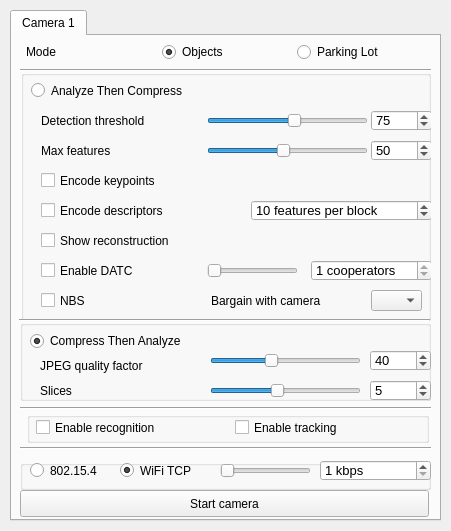
<?xml version="1.0" encoding="UTF-8"?>
<ui version="4.0">
 <class>CameraSettings</class>
 <widget class="QWidget" name="CameraSettings">
  <property name="windowModality">
   <enum>Qt::NonModal</enum>
  </property>
  <property name="geometry">
   <rect>
    <x>0</x>
    <y>0</y>
    <width>451</width>
    <height>531</height>
   </rect>
  </property>
  <property name="sizePolicy">
   <sizepolicy hsizetype="Fixed" vsizetype="Fixed">
    <horstretch>0</horstretch>
    <verstretch>0</verstretch>
   </sizepolicy>
  </property>
  <property name="windowTitle">
   <string>Camera settings</string>
  </property>
  <widget class="QTabWidget" name="tabWidget">
   <property name="geometry">
    <rect>
     <x>10</x>
     <y>10</y>
     <width>431</width>
     <height>511</height>
    </rect>
   </property>
   <property name="focusPolicy">
    <enum>Qt::NoFocus</enum>
   </property>
   <property name="currentIndex">
    <number>0</number>
   </property>
   <widget class="QWidget" name="tab_camera_1">
    <attribute name="title">
     <string>Camera 1</string>
    </attribute>
   </widget>
  </widget>
  <widget class="Line" name="line_7">
   <property name="geometry">
    <rect>
     <x>20</x>
     <y>60</y>
     <width>411</width>
     <height>20</height>
    </rect>
   </property>
   <property name="sizePolicy">
    <sizepolicy hsizetype="Fixed" vsizetype="Fixed">
     <horstretch>0</horstretch>
     <verstretch>0</verstretch>
    </sizepolicy>
   </property>
   <property name="minimumSize">
    <size>
     <width>410</width>
     <height>0</height>
    </size>
   </property>
   <property name="orientation">
    <enum>Qt::Horizontal</enum>
   </property>
  </widget>
  <widget class="Line" name="line_6">
   <property name="geometry">
    <rect>
     <x>20</x>
     <y>440</y>
     <width>411</width>
     <height>16</height>
    </rect>
   </property>
   <property name="sizePolicy">
    <sizepolicy hsizetype="Fixed" vsizetype="Fixed">
     <horstretch>0</horstretch>
     <verstretch>0</verstretch>
    </sizepolicy>
   </property>
   <property name="minimumSize">
    <size>
     <width>410</width>
     <height>0</height>
    </size>
   </property>
   <property name="orientation">
    <enum>Qt::Horizontal</enum>
   </property>
  </widget>
  <widget class="QGroupBox" name="gridGroupBox_4">
   <property name="geometry">
    <rect>
     <x>20</x>
     <y>320</y>
     <width>411</width>
     <height>81</height>
    </rect>
   </property>
   <property name="minimumSize">
    <size>
     <width>0</width>
     <height>0</height>
    </size>
   </property>
   <property name="maximumSize">
    <size>
     <width>16777215</width>
     <height>120</height>
    </size>
   </property>
   <widget class="QLabel" name="label_CTAslices">
    <property name="enabled">
     <bool>true</bool>
    </property>
    <property name="geometry">
     <rect>
      <x>20</x>
      <y>60</y>
      <width>38</width>
      <height>21</height>
     </rect>
    </property>
    <property name="text">
     <string>Slices</string>
    </property>
   </widget>
   <widget class="QSlider" name="horizontalSlider_CTAjpegQf">
    <property name="geometry">
     <rect>
      <x>190</x>
      <y>30</y>
      <width>151</width>
      <height>21</height>
     </rect>
    </property>
    <property name="minimum">
     <number>1</number>
    </property>
    <property name="maximum">
     <number>100</number>
    </property>
    <property name="singleStep">
     <number>5</number>
    </property>
    <property name="pageStep">
     <number>10</number>
    </property>
    <property name="value">
     <number>40</number>
    </property>
    <property name="orientation">
     <enum>Qt::Horizontal</enum>
    </property>
   </widget>
   <widget class="QSpinBox" name="spinBox_CTAslices">
    <property name="geometry">
     <rect>
      <x>350</x>
      <y>60</y>
      <width>61</width>
      <height>21</height>
     </rect>
    </property>
    <property name="font">
     <font>
      <pointsize>10</pointsize>
     </font>
    </property>
    <property name="minimum">
     <number>1</number>
    </property>
    <property name="maximum">
     <number>10</number>
    </property>
    <property name="value">
     <number>5</number>
    </property>
   </widget>
   <widget class="QSpinBox" name="spinBox_CTAjpegQf">
    <property name="geometry">
     <rect>
      <x>350</x>
      <y>30</y>
      <width>61</width>
      <height>21</height>
     </rect>
    </property>
    <property name="font">
     <font>
      <pointsize>10</pointsize>
     </font>
    </property>
    <property name="minimum">
     <number>1</number>
    </property>
    <property name="maximum">
     <number>100</number>
    </property>
    <property name="singleStep">
     <number>10</number>
    </property>
    <property name="value">
     <number>40</number>
    </property>
   </widget>
   <widget class="QLabel" name="label_CTAjpegQf">
    <property name="geometry">
     <rect>
      <x>20</x>
      <y>30</y>
      <width>130</width>
      <height>31</height>
     </rect>
    </property>
    <property name="text">
     <string>JPEG quality factor</string>
    </property>
   </widget>
   <widget class="QRadioButton" name="radioButton_CTA">
    <property name="enabled">
     <bool>true</bool>
    </property>
    <property name="geometry">
     <rect>
      <x>10</x>
      <y>10</y>
      <width>191</width>
      <height>22</height>
     </rect>
    </property>
    <property name="text">
     <string>Compress Then Analyze</string>
    </property>
    <property name="checkable">
     <bool>true</bool>
    </property>
    <property name="checked">
     <bool>true</bool>
    </property>
    <property name="autoRepeat">
     <bool>false</bool>
    </property>
    <property name="autoExclusive">
     <bool>false</bool>
    </property>
    <attribute name="buttonGroup">
     <string notr="true">buttonGroup_ATC_CTA</string>
    </attribute>
   </widget>
   <widget class="QSlider" name="horizontalSlider_CTAslices">
    <property name="geometry">
     <rect>
      <x>190</x>
      <y>60</y>
      <width>151</width>
      <height>21</height>
     </rect>
    </property>
    <property name="minimum">
     <number>1</number>
    </property>
    <property name="maximum">
     <number>10</number>
    </property>
    <property name="singleStep">
     <number>1</number>
    </property>
    <property name="pageStep">
     <number>1</number>
    </property>
    <property name="value">
     <number>5</number>
    </property>
    <property name="orientation">
     <enum>Qt::Horizontal</enum>
    </property>
   </widget>
  </widget>
  <widget class="Line" name="line_5">
   <property name="geometry">
    <rect>
     <x>20</x>
     <y>400</y>
     <width>411</width>
     <height>16</height>
    </rect>
   </property>
   <property name="sizePolicy">
    <sizepolicy hsizetype="Fixed" vsizetype="Fixed">
     <horstretch>0</horstretch>
     <verstretch>0</verstretch>
    </sizepolicy>
   </property>
   <property name="minimumSize">
    <size>
     <width>410</width>
     <height>0</height>
    </size>
   </property>
   <property name="orientation">
    <enum>Qt::Horizontal</enum>
   </property>
  </widget>
  <widget class="Line" name="line_4">
   <property name="geometry">
    <rect>
     <x>19</x>
     <y>310</y>
     <width>411</width>
     <height>20</height>
    </rect>
   </property>
   <property name="sizePolicy">
    <sizepolicy hsizetype="Fixed" vsizetype="Fixed">
     <horstretch>0</horstretch>
     <verstretch>0</verstretch>
    </sizepolicy>
   </property>
   <property name="minimumSize">
    <size>
     <width>410</width>
     <height>0</height>
    </size>
   </property>
   <property name="orientation">
    <enum>Qt::Horizontal</enum>
   </property>
  </widget>
  <widget class="QGroupBox" name="horizontalGroupBox_sinkCameraLink">
   <property name="geometry">
    <rect>
     <x>20</x>
     <y>460</y>
     <width>411</width>
     <height>30</height>
    </rect>
   </property>
   <property name="minimumSize">
    <size>
     <width>0</width>
     <height>30</height>
    </size>
   </property>
   <property name="maximumSize">
    <size>
     <width>16777215</width>
     <height>40</height>
    </size>
   </property>
   <property name="alignment">
    <set>Qt::AlignCenter</set>
   </property>
   <widget class="QRadioButton" name="radioButton_sinkCameraTelos">
    <property name="geometry">
     <rect>
      <x>10</x>
      <y>0</y>
      <width>91</width>
      <height>21</height>
     </rect>
    </property>
    <property name="text">
     <string>802.15.4</string>
    </property>
    <property name="autoExclusive">
     <bool>false</bool>
    </property>
    <attribute name="buttonGroup">
     <string notr="true">buttonGroup_sinkCameraLink</string>
    </attribute>
   </widget>
   <widget class="QRadioButton" name="radioButton_sinkCameraTcp">
    <property name="geometry">
     <rect>
      <x>100</x>
      <y>0</y>
      <width>91</width>
      <height>21</height>
     </rect>
    </property>
    <property name="text">
     <string>WiFi TCP</string>
    </property>
    <property name="checked">
     <bool>true</bool>
    </property>
    <property name="autoExclusive">
     <bool>false</bool>
    </property>
    <attribute name="buttonGroup">
     <string notr="true">buttonGroup_sinkCameraLink</string>
    </attribute>
   </widget>
   <widget class="QSlider" name="horizontalSlider_wifiBw">
    <property name="geometry">
     <rect>
      <x>200</x>
      <y>0</y>
      <width>91</width>
      <height>21</height>
     </rect>
    </property>
    <property name="minimum">
     <number>20</number>
    </property>
    <property name="maximum">
     <number>8000</number>
    </property>
    <property name="singleStep">
     <number>30</number>
    </property>
    <property name="value">
     <number>23</number>
    </property>
    <property name="orientation">
     <enum>Qt::Horizontal</enum>
    </property>
   </widget>
   <widget class="QSpinBox" name="spinBox_wifiBw">
    <property name="geometry">
     <rect>
      <x>300</x>
      <y>0</y>
      <width>111</width>
      <height>21</height>
     </rect>
    </property>
    <property name="font">
     <font>
      <pointsize>10</pointsize>
     </font>
    </property>
    <property name="suffix">
     <string> kbps</string>
    </property>
    <property name="minimum">
     <number>1</number>
    </property>
    <property name="maximum">
     <number>8000</number>
    </property>
    <property name="singleStep">
     <number>50</number>
    </property>
    <property name="value">
     <number>1</number>
    </property>
   </widget>
  </widget>
  <widget class="QGroupBox" name="gridGroupBox_2">
   <property name="geometry">
    <rect>
     <x>21</x>
     <y>70</y>
     <width>410</width>
     <height>251</height>
    </rect>
   </property>
   <property name="minimumSize">
    <size>
     <width>0</width>
     <height>0</height>
    </size>
   </property>
   <property name="flat">
    <bool>false</bool>
   </property>
   <widget class="QCheckBox" name="checkBox_ATCencodeKeypoints">
    <property name="enabled">
     <bool>true</bool>
    </property>
    <property name="geometry">
     <rect>
      <x>20</x>
      <y>100</y>
      <width>161</width>
      <height>21</height>
     </rect>
    </property>
    <property name="text">
     <string>Encode keypoints</string>
    </property>
    <property name="checked">
     <bool>false</bool>
    </property>
   </widget>
   <widget class="QLabel" name="label_ATCmaxFeatQuantStep">
    <property name="enabled">
     <bool>true</bool>
    </property>
    <property name="geometry">
     <rect>
      <x>20</x>
      <y>70</y>
      <width>141</width>
      <height>21</height>
     </rect>
    </property>
    <property name="text">
     <string>Max features</string>
    </property>
   </widget>
   <widget class="QRadioButton" name="radioButton_ATC">
    <property name="enabled">
     <bool>true</bool>
    </property>
    <property name="geometry">
     <rect>
      <x>10</x>
      <y>10</y>
      <width>221</width>
      <height>21</height>
     </rect>
    </property>
    <property name="text">
     <string>Analyze Then Compress</string>
    </property>
    <property name="autoExclusive">
     <bool>false</bool>
    </property>
    <attribute name="buttonGroup">
     <string notr="true">buttonGroup_ATC_CTA</string>
    </attribute>
   </widget>
   <widget class="QCheckBox" name="checkBox_ATCenableDatc">
    <property name="enabled">
     <bool>true</bool>
    </property>
    <property name="geometry">
     <rect>
      <x>20</x>
      <y>190</y>
      <width>141</width>
      <height>21</height>
     </rect>
    </property>
    <property name="text">
     <string>Enable DATC</string>
    </property>
   </widget>
   <widget class="QSpinBox" name="spinBox_ATCdetThNumBin">
    <property name="enabled">
     <bool>true</bool>
    </property>
    <property name="geometry">
     <rect>
      <x>350</x>
      <y>40</y>
      <width>61</width>
      <height>21</height>
     </rect>
    </property>
    <property name="font">
     <font>
      <pointsize>10</pointsize>
     </font>
    </property>
    <property name="minimum">
     <number>20</number>
    </property>
    <property name="maximum">
     <number>120</number>
    </property>
    <property name="value">
     <number>75</number>
    </property>
   </widget>
   <widget class="QLabel" name="label_ATCdetThNumBin">
    <property name="enabled">
     <bool>true</bool>
    </property>
    <property name="geometry">
     <rect>
      <x>20</x>
      <y>40</y>
      <width>161</width>
      <height>21</height>
     </rect>
    </property>
    <property name="text">
     <string>Detection threshold</string>
    </property>
   </widget>
   <widget class="QSpinBox" name="spinBox_ATCmaxFeatQuantStep">
    <property name="enabled">
     <bool>true</bool>
    </property>
    <property name="geometry">
     <rect>
      <x>350</x>
      <y>70</y>
      <width>61</width>
      <height>21</height>
     </rect>
    </property>
    <property name="font">
     <font>
      <pointsize>10</pointsize>
     </font>
    </property>
    <property name="minimum">
     <number>10</number>
    </property>
    <property name="maximum">
     <number>300</number>
    </property>
    <property name="value">
     <number>50</number>
    </property>
   </widget>
   <widget class="QSlider" name="horizontalSlider_ATCmaxFeatQuantStep">
    <property name="enabled">
     <bool>true</bool>
    </property>
    <property name="geometry">
     <rect>
      <x>186</x>
      <y>70</y>
      <width>161</width>
      <height>21</height>
     </rect>
    </property>
    <property name="minimum">
     <number>10</number>
    </property>
    <property name="maximum">
     <number>200</number>
    </property>
    <property name="value">
     <number>100</number>
    </property>
    <property name="orientation">
     <enum>Qt::Horizontal</enum>
    </property>
   </widget>
   <widget class="QCheckBox" name="checkBox_ATCentropyCoding">
    <property name="enabled">
     <bool>true</bool>
    </property>
    <property name="geometry">
     <rect>
      <x>20</x>
      <y>130</y>
      <width>161</width>
      <height>21</height>
     </rect>
    </property>
    <property name="text">
     <string>Encode descriptors</string>
    </property>
   </widget>
   <widget class="QSpinBox" name="spinBox_ATCfeaturesPerBlock">
    <property name="enabled">
     <bool>true</bool>
    </property>
    <property name="geometry">
     <rect>
      <x>230</x>
      <y>130</y>
      <width>181</width>
      <height>21</height>
     </rect>
    </property>
    <property name="font">
     <font>
      <pointsize>10</pointsize>
     </font>
    </property>
    <property name="suffix">
     <string> features per block</string>
    </property>
    <property name="minimum">
     <number>1</number>
    </property>
    <property name="maximum">
     <number>50</number>
    </property>
    <property name="value">
     <number>10</number>
    </property>
   </widget>
   <widget class="QSlider" name="horizontalSlider_ATCdetThNumBin">
    <property name="enabled">
     <bool>true</bool>
    </property>
    <property name="geometry">
     <rect>
      <x>186</x>
      <y>40</y>
      <width>161</width>
      <height>21</height>
     </rect>
    </property>
    <property name="minimum">
     <number>20</number>
    </property>
    <property name="maximum">
     <number>120</number>
    </property>
    <property name="value">
     <number>75</number>
    </property>
    <property name="orientation">
     <enum>Qt::Horizontal</enum>
    </property>
   </widget>
   <widget class="QCheckBox" name="checkBox_ATCshowReconstruction">
    <property name="enabled">
     <bool>true</bool>
    </property>
    <property name="geometry">
     <rect>
      <x>20</x>
      <y>160</y>
      <width>171</width>
      <height>21</height>
     </rect>
    </property>
    <property name="text">
     <string>Show reconstruction</string>
    </property>
   </widget>
   <widget class="QSlider" name="horizontalSlider_ATCcooperators">
    <property name="enabled">
     <bool>true</bool>
    </property>
    <property name="geometry">
     <rect>
      <x>186</x>
      <y>190</y>
      <width>91</width>
      <height>21</height>
     </rect>
    </property>
    <property name="minimum">
     <number>1</number>
    </property>
    <property name="maximum">
     <number>1</number>
    </property>
    <property name="value">
     <number>1</number>
    </property>
    <property name="orientation">
     <enum>Qt::Horizontal</enum>
    </property>
   </widget>
   <widget class="QSpinBox" name="spinBox_ATCcooperators">
    <property name="enabled">
     <bool>true</bool>
    </property>
    <property name="geometry">
     <rect>
      <x>290</x>
      <y>190</y>
      <width>121</width>
      <height>21</height>
     </rect>
    </property>
    <property name="font">
     <font>
      <pointsize>10</pointsize>
     </font>
    </property>
    <property name="suffix">
     <string> cooperators</string>
    </property>
    <property name="minimum">
     <number>1</number>
    </property>
    <property name="maximum">
     <number>1</number>
    </property>
   </widget>
   <widget class="QCheckBox" name="checkBox_ATCenableNBS">
    <property name="geometry">
     <rect>
      <x>20</x>
      <y>220</y>
      <width>111</width>
      <height>21</height>
     </rect>
    </property>
    <property name="text">
     <string>NBS</string>
    </property>
   </widget>
   <widget class="QLabel" name="label_ATCbargainWithCamera">
    <property name="geometry">
     <rect>
      <x>190</x>
      <y>220</y>
      <width>141</width>
      <height>21</height>
     </rect>
    </property>
    <property name="text">
     <string>Bargain with camera</string>
    </property>
   </widget>
   <widget class="QComboBox" name="comboBox_ATCnbsSelectCamera">
    <property name="geometry">
     <rect>
      <x>350</x>
      <y>220</y>
      <width>51</width>
      <height>21</height>
     </rect>
    </property>
    <property name="font">
     <font>
      <pointsize>10</pointsize>
     </font>
    </property>
   </widget>
  </widget>
  <widget class="QPushButton" name="pushButton_startStop">
   <property name="geometry">
    <rect>
     <x>20</x>
     <y>490</y>
     <width>409</width>
     <height>27</height>
    </rect>
   </property>
   <property name="text">
    <string>Start camera</string>
   </property>
  </widget>
  <widget class="QWidget" name="layoutWidget">
   <property name="geometry">
    <rect>
     <x>26</x>
     <y>40</y>
     <width>401</width>
     <height>24</height>
    </rect>
   </property>
   <layout class="QHBoxLayout" name="modeLayout">
    <item>
     <widget class="QLabel" name="label_mode">
      <property name="text">
       <string>Mode</string>
      </property>
     </widget>
    </item>
    <item>
     <widget class="QRadioButton" name="radioButton_objects">
      <property name="text">
       <string>Objects</string>
      </property>
      <property name="checked">
       <bool>true</bool>
      </property>
      <attribute name="buttonGroup">
       <string notr="true">buttonGroup_operativeMode</string>
      </attribute>
     </widget>
    </item>
    <item>
     <widget class="QRadioButton" name="radioButton_parkingLot">
      <property name="text">
       <string>Parking Lot</string>
      </property>
      <attribute name="buttonGroup">
       <string notr="true">buttonGroup_operativeMode</string>
      </attribute>
     </widget>
    </item>
   </layout>
  </widget>
  <widget class="QGroupBox" name="localProcessing">
   <property name="geometry">
    <rect>
     <x>27</x>
     <y>412</y>
     <width>402</width>
     <height>31</height>
    </rect>
   </property>
   <widget class="QCheckBox" name="checkBox_enableRecognition">
    <property name="geometry">
     <rect>
      <x>9</x>
      <y>0</y>
      <width>197</width>
      <height>31</height>
     </rect>
    </property>
    <property name="minimumSize">
     <size>
      <width>197</width>
      <height>21</height>
     </size>
    </property>
    <property name="text">
     <string>Enable recognition</string>
    </property>
   </widget>
   <widget class="QCheckBox" name="checkBox_enableTracking">
    <property name="geometry">
     <rect>
      <x>208</x>
      <y>0</y>
      <width>197</width>
      <height>31</height>
     </rect>
    </property>
    <property name="minimumSize">
     <size>
      <width>197</width>
      <height>21</height>
     </size>
    </property>
    <property name="text">
     <string>Enable tracking</string>
    </property>
   </widget>
  </widget>
  <zorder>tabWidget</zorder>
  <zorder>localProcessing</zorder>
  <zorder>layoutWidget</zorder>
  <zorder>gridGroupBox_2</zorder>
  <zorder>gridGroupBox_4</zorder>
  <zorder>horizontalGroupBox_sinkCameraLink</zorder>
  <zorder>line_4</zorder>
  <zorder>line_5</zorder>
  <zorder>line_6</zorder>
  <zorder>line_7</zorder>
  <zorder>pushButton_startStop</zorder>
 </widget>
 <resources/>
 <connections/>
 <buttongroups>
  <buttongroup name="buttonGroup_ATC_CTA"/>
  <buttongroup name="buttonGroup_operativeMode"/>
  <buttongroup name="buttonGroup_sinkCameraLink"/>
 </buttongroups>
</ui>
